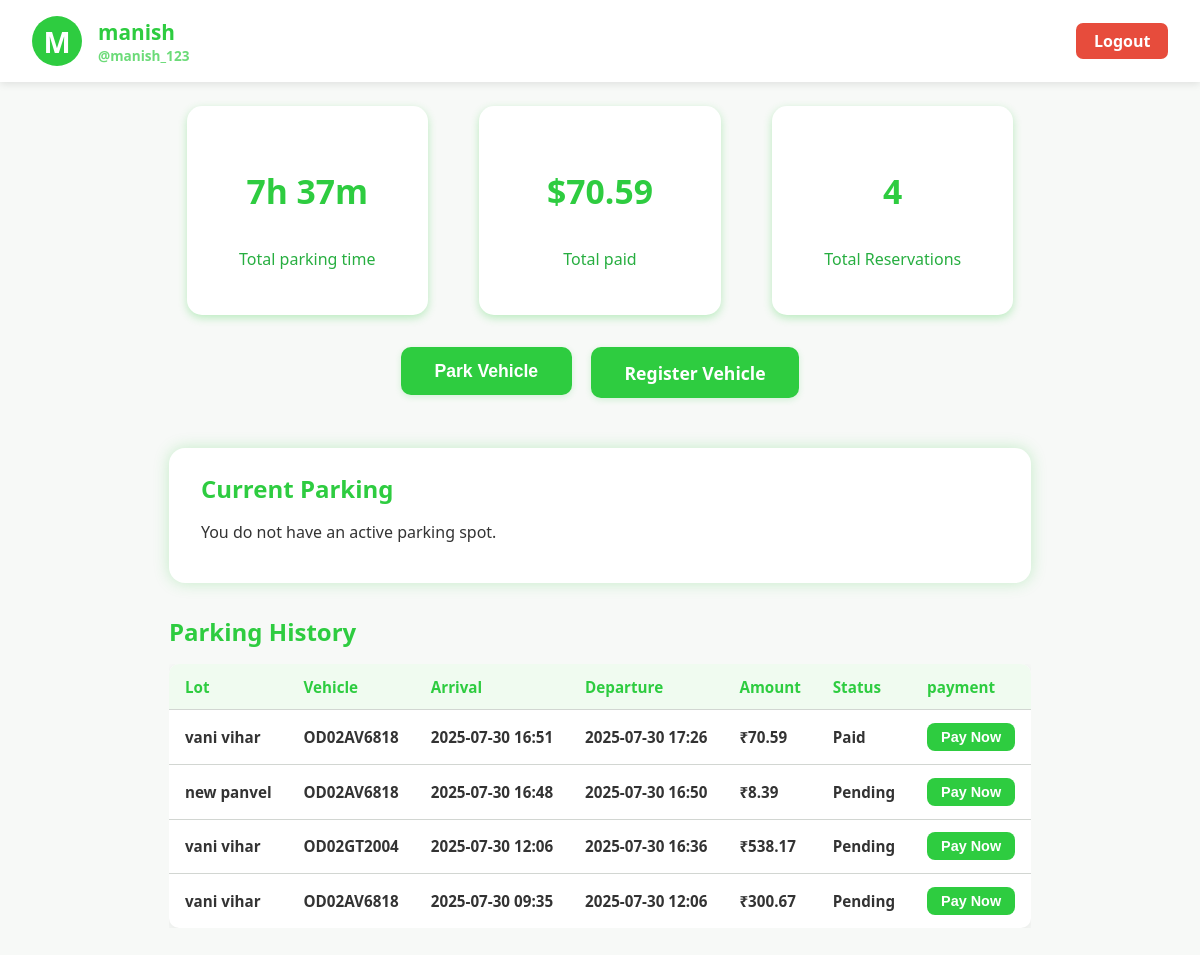
The page /user/dashboard (signed in) on the database its author committed.
### models.py (models this page shows, shortened)
class User(db.Model):
    __tablename__ = 'users'
    id = db.Column(db.Integer, primary_key=True)
    u_name = db.Column(db.String(100), nullable=True)
    username = db.Column(db.String(80), unique=True, nullable=False)
    password = db.Column(db.String(200), nullable=False)  # hash
    role = db.Column(db.String(20), nullable=False)
    vehicles = db.relationship('Vehicle', backref='user', cascade='all, delete-orphan')
    spots = db.relationship('Spot', backref='user', cascade='all, delete-orphan')
    reservations = db.relationship('Reservation', backref='user', cascade='all, delete-orphan')

class Reservation(db.Model):
    __tablename__ = 'reservations'
    id = db.Column(db.Integer, primary_key=True)
    lot_id = db.Column(db.Integer, db.ForeignKey('lots.id'), nullable=False)
    user_id = db.Column(db.Integer, db.ForeignKey('users.id'), nullable=False)
    vehicle_id = db.Column(db.Integer, db.ForeignKey('vehicles.id'), nullable=False)
    wheels_occupied = db.Column(db.Integer, nullable=False)
    parking_timestamp = db.Column(db.DateTime, default=datetime.utcnow)
    leaving_timestamp = db.Column(db.DateTime, nullable=True)
    amount = db.Column(db.Float, nullable=True)
    payment_status = db.Column(db.String(20), nullable=False, default='Pending')  # e.g. Pending, Paid, Failed
    vehicle = db.relationship('Vehicle', backref='reservations')

class Lot(db.Model):
    __tablename__ = 'lots'
    id = db.Column(db.Integer, primary_key=True)
    location_name = db.Column(db.String(100), nullable=False)
    price = db.Column(db.Float, nullable=False)  # price per unit time
    address = db.Column(db.String(200), nullable=True)
    pin_code = db.Column(db.String(20), nullable=True)
    max_wheels = db.Column(db.Integer, nullable=False)
    spots = db.relationship('Spot', backref='lot', cascade='all, delete-orphan')
    reservations = db.relationship('Reservation', backref='lot', cascade='all, delete-orphan')

class Vehicle(db.Model):
    __tablename__ = 'vehicles'
    id = db.Column(db.Integer, primary_key=True)
    v_number = db.Column(db.String(20), unique=True, nullable=False)
    user_id = db.Column(db.Integer, db.ForeignKey('users.id'), nullable=False)
    wheels_no = db.Column(db.Integer, nullable=False)

### app.py (the view)
@app.route('/user/dashboard')
def user_dashboard():
    if session.get('role') != 'user':
        flash('Access denied.')
        return redirect(url_for('auth.login'))
    user_id = session.get('user_id')
    user = User.query.get(user_id)
    if not user:
        flash('User not found.')
        return redirect(url_for('auth.login'))
    active_spot = Spot.query.filter_by(user_id=user_id).first()
    reservations = Reservation.query.filter_by(user_id=user_id).order_by(Reservation.parking_timestamp.desc()).all()
    total_time = timedelta()
    total_paid = 0
    for res in reservations:
        if res.leaving_timestamp is not None:
            total_time += res.leaving_timestamp - res.parking_timestamp
        else:
            continue
        if res.payment_status == 'Paid':
            total_paid += res.amount
    total_minutes = int(total_time.total_seconds() // 60)
    hours = total_minutes // 60
    minutes = total_minutes % 60
    total_time_parked = f"{hours}h {minutes:02d}m"
    total_amount_paid = f"${total_paid}"
    total_bookings = len(reservations)
    return render_template(
        'user_dashboard.html',
        user=user,
        active_spot=active_spot,
        reservations=reservations,
        total_time_parked=total_time_parked,
        total_amount_paid=total_amount_paid,
        total_bookings=total_bookings
    )

### templates/user_dashboard.html (shortened to what this page needs)
<!DOCTYPE html>
<html lang="en">
<head>
    <link rel="stylesheet" href="{{ url_for('static', filename='css/user_dashboard.css') }}">
</head>
<body>
    <header class="user-header">
        <div class="profile-pic">{{ user.u_name[0]|upper if user.u_name else user.username[0]|upper }}</div>
        <div class="profile-details">
            <div class="profile-name">{{ user.u_name or user.username }}</div>
            <div class="profile-username">@{{ user.username }}</div>
        </div>
        <a href="{{ url_for('auth.logout') }}" class="logout-button">Logout</a>
    </header>
    <main>
        <section class="analytics-section">
            <div class="analytics-card">
                <h3>{{ total_time_parked }}</h3>
                <p>Total parking time</p>
            </div>
            <div class="analytics-card">
                <h3>{{ total_amount_paid }}</h3>
                <p>Total paid</p>
            </div>
            <div class="analytics-card">
                <h3>{{ total_bookings }}</h3>
                <p>Total Reservations</p>
            </div>
        </section>
        <div class="dashboard-action-buttons">
            <form method="POST" action="{{ url_for('user.park_vehicle') }}">
                <button type="submit">Park Vehicle</button>
            </form>
            <a href="{{ url_for('user.register_vehicle') }}">Register Vehicle</a>
        </div>
        <section class="active-parking-section">
            <h2>Current Parking</h2>
            {% if active_spot %}
                <div class="active-parking-card">
                    <strong>Lot:</strong> {{ active_spot.lot.location_name }} ({{ active_spot.lot.pin_code }})<br/>
                    <strong>Vehicle:</strong> {{ active_spot.vehicle.v_number }}<br/>
                    <strong>Parked at:</strong> {{ active_spot.parked_at.strftime('%Y-%m-%d %H:%M') }}<br/>
                    <form method="POST" action="{{ url_for('user.leave_spot', spot_id=active_spot.id) }}">
                        <button type="submit" class="release-button">Release Spot</button>
                    </form>
                </div>
            {% else %}
                <p>You do not have an active parking spot.</p>
            {% endif %}
        </section>
        <section class="history-section">
            <h2>Parking History</h2>
            {% if reservations %}
                <div class="history-table-wrapper">
                    <table class="history-table">
                        <thead>
                            <tr>
                                <th>Lot</th>
                                <th>Vehicle</th>
                                <th>Arrival</th>
                                <th>Departure</th>
                                <th>Amount</th>
                                <th>Status</th>
                                <th>payment</th>
                            </tr>
                        </thead>
                        <tbody>
                        {% for res in reservations %}
                            <tr>
                                <td>{{ res.lot.location_name }}</td>
                                <td>{{ res.vehicle.v_number }}</td>
                                <td>{{ res.parking_timestamp.strftime('%Y-%m-%d %H:%M') }}</td>
                                <td>
                                    {% if res.leaving_timestamp %}
                                        {{ res.leaving_timestamp.strftime('%Y-%m-%d %H:%M') }}
                                    {% else %}
                                        --
                                    {% endif %}
                                </td>
                                <td>
                                    {% if res.amount %}
                                        ₹{{ res.amount }}
                                    {% else %}
                                        --
                                    {% endif %}
                                </td>
                                <td>{{ res.payment_status }}</td>
                                <td>
                                    <form method="POST" action="{{ url_for('user.pay', reservation_id=res.id) }}">
                                        <button type="submit">Pay Now</button>
                                    </form>
                                </td>
                            </tr>
                        {% endfor %}
                        </tbody>
                    </table>
                </div>
            {% else %}
                <p>No parking history found.</p>
            {% endif %}
        </section>
    </main>
</body>
</html>

### static/css/user_dashboard.css (style rules this page uses)
body { margin: 0; font-family: 'Segoe UI', Tahoma, Geneva, Verdana, sans-serif; background-color: #f7f9f7; color: #333; min-height: 100vh; display: flex; flex-direction: column; }
.user-header { background-color: white; color: #2ecc40; display: flex; align-items: center; padding: 1rem 2rem; box-shadow: 0 2px 8px rgba(0,0,0,0.1); font-weight: 600; position: sticky; top: 0; z-index: 10; }
.profile-pic { background-color: #2ecc40; color: white; font-weight: bold; font-size: 1.8rem; width: 50px; height: 50px; border-radius: 50%; display: flex; justify-content: center; align-items: center; margin-right: 1rem; user-select: none; }
.profile-details { display: flex; flex-direction: column; flex-grow: 1; }
.profile-name { font-size: 1.3rem; }
.profile-username { font-size: 0.85rem; opacity: 0.7; }
.logout-button { background-color: #e74c3c; color: white; border: none; padding: 0.45rem 1.1rem; border-radius: 7px; font-weight: 700; cursor: pointer; text-decoration: none; display: inline-block; font-family: inherit; font-size: 1rem; transition: background-color 0.3s ease; }
main { flex-grow: 1; padding: 1.5rem 2rem 3rem 2rem; max-width: 900px; margin: 0 auto; }
.analytics-section { display: flex; justify-content: space-around; gap: 1rem; margin-bottom: 2rem; flex-wrap: wrap; }
.analytics-card { background: white; color: #2ecc40; border-radius: 15px; box-shadow: 0 3px 8px rgba(46, 204, 64, 0.3); width: 28%; min-width: 160px; text-align: center; padding: 1.8rem 0; font-weight: 700; font-size: 1.8rem; user-select: none; }
.analytics-card p { font-weight: 500; font-size: 1rem; color: #27ae40; margin-top: 0.3rem; }
.active-parking-section { background: white; padding: 1.5rem 2rem; border-radius: 16px; box-shadow: 0 0 15px rgba(46,204,64,0.25); margin-bottom: 2rem; }
.active-parking-section h2 { margin-top: 0; margin-bottom: 1rem; color: #2ecc40; }
.history-section { margin-bottom: 2rem; }
.history-section h2 { color: #2ecc40; margin-bottom: 1rem; }
.history-table-wrapper { overflow-x: auto; }
.history-table { width: 100%; border-collapse: collapse; background: white; border-radius: 10px; overflow: hidden; box-shadow: 0 3px 12px rgba(0,0,0,0.07); }
.history-table th, .history-table td { padding: 0.8rem 1rem; border-bottom: 1px solid #d2d6d2; text-align: left; font-weight: 600; font-size: 0.95rem; }
.history-table th { background-color: #f0fbf0; color: #2ecc40; }
.history-table tr:last-child td { border-bottom: none; }
.history-table form { display: inline; margin: 0; padding: 0; }
.history-table button { background-color: #2ecc40; color: white; border: none; padding: 6px 14px; border-radius: 8px; font-weight: 700; cursor: pointer; transition: background-color 0.3s ease; font-size: 0.9rem; }

### templates/user_dashboard.html (style rules this page uses)
.dashboard-action-buttons { display: flex; gap: 1.2rem; justify-content: center; margin: 2rem 0 2.4rem 0; flex-wrap: wrap; }
.dashboard-action-buttons a, .dashboard-action-buttons form button { background-color: #2ecc40; color: white; border: none; border-radius: 10px; font-size: 1.1rem; font-weight: 700; padding: 0.85rem 2.1rem; text-align: center; text-decoration: none; cursor: pointer; box-shadow: 0 2px 6px rgba(46,204,64,0.18); transition: background 0.2s; margin-bottom: 0.7rem; }

### rows shown on the page
User: u_name "M", u_name "manish", username "manish_123"
Reservation: lot.location_name "vani vihar", vehicle.v_number "OD02AV6818", parking_timestamp "2025-07-30 16:51", leaving_timestamp "2025-07-30 17:26", amount "70.59", payment_status "Paid"
Reservation: lot.location_name "new panvel", vehicle.v_number "OD02AV6818", parking_timestamp "2025-07-30 16:48", leaving_timestamp "2025-07-30 16:50", amount "8.39", payment_status "Pending"
Reservation: lot.location_name "vani vihar", vehicle.v_number "OD02GT2004", parking_timestamp "2025-07-30 12:06", leaving_timestamp "2025-07-30 16:36", amount "538.17", payment_status "Pending"
Reservation: lot.location_name "vani vihar", vehicle.v_number "OD02AV6818", parking_timestamp "2025-07-30 09:35", leaving_timestamp "2025-07-30 12:06", amount "300.67", payment_status "Pending"

### other values the page prints
{{ total_time_parked }} "7h 37m"
{{ total_amount_paid }} "$70.59"
{{ total_bookings }} "4"
